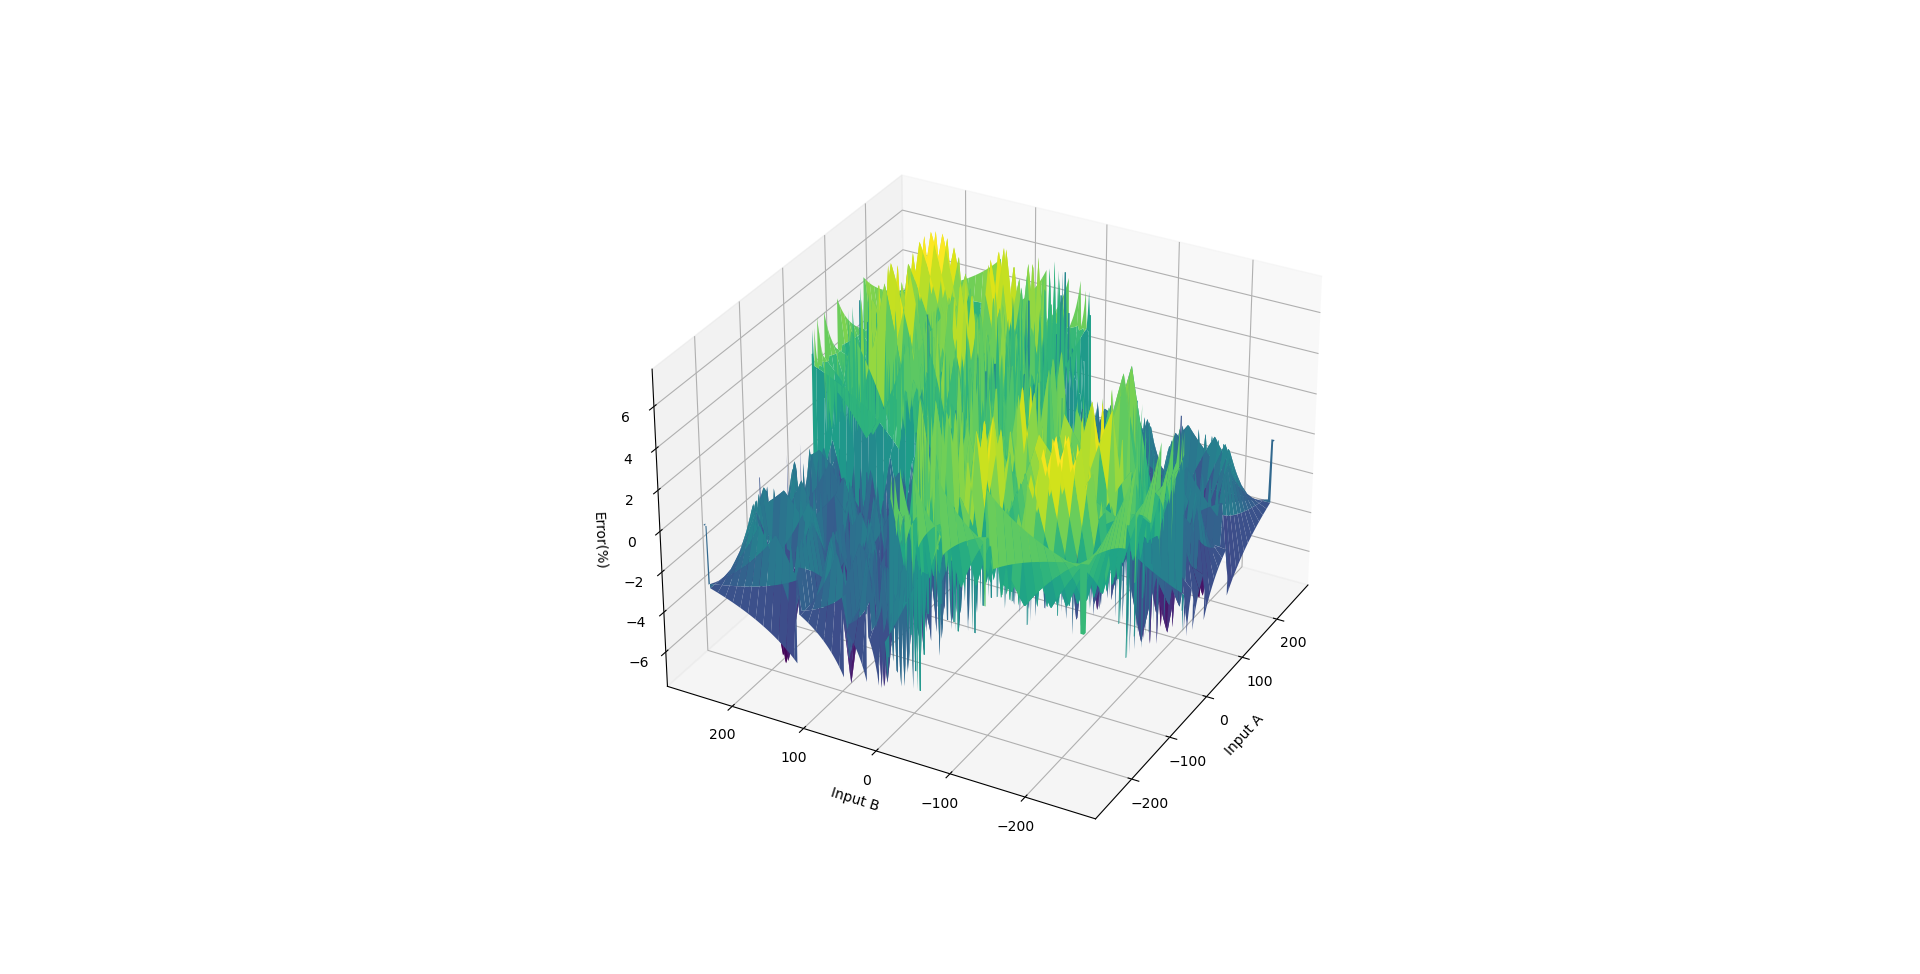

Write the Python code that produced this figure.
import numpy as np
import matplotlib.pyplot as plt

F = np.loadtxt('large_num.csv', delimiter=',')

err = F[:, 2]

step_size = 1.5
range_values = np.arange(-255, 255 + step_size, step_size)

in_a, in_b = np.meshgrid(range_values, range_values)

err_mat = np.reshape(err, (len(range_values), len(range_values)))

fig = plt.figure()
ax = fig.add_subplot(111, projection='3d')
ax.plot_surface(in_a, in_b, err_mat, cmap='viridis')

ax.set_xlabel('Input A')
ax.set_ylabel('Input B')
ax.set_zlabel('Error(%)')

plt.show()
